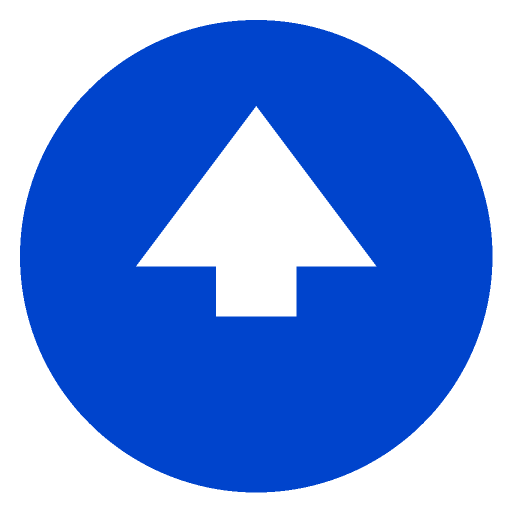
#> input picture data/signs/mandatory_forward.png, 1024 x 1024 px (shown at 1/2 size)
$ python -i vision.py   (imports and definitions only)
#> lines starting #> are read from the running program, lines starting #| are printed output that depends on the picture; after the words box and inside, x2 and y2 are one past the last pixel; in counts of white or black regions, pixels touching at a corner belong together
#> further down, picture is the input picture: shape (1024, 1024, 3); mean B, G, R 225.4, 146.6, 107.2
"""OpenCV-based detector for traffic lights and traffic signs.

The detector is *colour-and-shape* based, which is robust enough for the
simulated CoppeliaSim arena and keeps inference fast (~5-10 ms / frame on
a typical laptop CPU). The class exposes one entry point:

    ``TrafficVision.detect(bgr_image) -> list[Detection]``

Each detection carries the bounding box, a label and a confidence value
derived from area + circularity / vertex-count heuristics.

Supported labels:
    ``stop``                    - red octagon
    ``yield``                   - red/white triangle pointing down
    ``no_entry``                - red circle with white horizontal bar
    ``speed_limit_30/50/80``    - red-rimmed circle with digits
    ``mandatory_*``             - solid blue circle (forward/left/right arrow)
    ``traffic_light_red``       - red illuminated lamp
    ``traffic_light_yellow``    - amber lamp
    ``traffic_light_green``     - green lamp
"""
from __future__ import annotations

from dataclasses import dataclass
from enum import Enum
from typing import List, Sequence, Tuple

import cv2
import numpy as np


class LightState(str, Enum):
    """Traffic-light state enum."""

    RED = "red"
    YELLOW = "yellow"
    GREEN = "green"
    UNKNOWN = "unknown"


@dataclass
class Detection:
    """A single object detection result."""

    label: str
    confidence: float
    bbox: Tuple[int, int, int, int]  # x, y, w, h
    extra: dict = None

    def center(self) -> Tuple[int, int]:
        x, y, w, h = self.bbox
        return x + w // 2, y + h // 2

    def area(self) -> int:
        return self.bbox[2] * self.bbox[3]


# ---------------------------------------------------------------------------
# HSV ranges. CoppeliaSim materials are usually saturated, so we use generous
# but still selective bands. RED wraps around hue=0, so it needs two ranges.
# ---------------------------------------------------------------------------
HSV_RED_1 = (np.array([0, 110, 110]),   np.array([10, 255, 255]))
HSV_RED_2 = (np.array([165, 110, 110]), np.array([180, 255, 255]))
HSV_YELLOW = (np.array([18, 130, 150]), np.array([34, 255, 255]))
HSV_GREEN = (np.array([40, 90, 110]),    np.array([85, 255, 255]))
HSV_BLUE = (np.array([95, 110, 70]),    np.array([130, 255, 255]))


def _mask(hsv: np.ndarray, lo: np.ndarray, hi: np.ndarray) -> np.ndarray:
    m = cv2.inRange(hsv, lo, hi)
    m = cv2.morphologyEx(m, cv2.MORPH_OPEN, np.ones((3, 3), np.uint8))
    m = cv2.morphologyEx(m, cv2.MORPH_CLOSE, np.ones((5, 5), np.uint8))
    return m


def _red_mask(hsv: np.ndarray) -> np.ndarray:
    return cv2.bitwise_or(
        _mask(hsv, *HSV_RED_1),
        _mask(hsv, *HSV_RED_2),
    )


# [6 lines left out: function _circularity, not called in this run]


class TrafficVision:
    """Detect traffic lights and signs from an OpenCV BGR frame.

    Args:
        min_area: Minimum contour area (px). Tune for the camera resolution.
        max_area_ratio: Reject contours covering more than this fraction of
            the frame (avoids walls / very close objects polluting results).
        debug: If True, ``detect`` will also annotate ``debug_frame``.
    """

    def __init__(
        self,
        min_area: int = 400,
        max_area_ratio: float = 0.45,
        debug: bool = True,
    ):
        self.min_area = min_area
        self.max_area_ratio = max_area_ratio
        self.debug = debug
        self.debug_frame: np.ndarray | None = None

    # ------------------------------------------------------------------
    # Public API
    # ------------------------------------------------------------------
    def detect(self, bgr: np.ndarray) -> List[Detection]:
        """Run the full detection pipeline on a BGR frame."""
        if bgr is None or bgr.size == 0:
            return []

        if self.debug:
            self.debug_frame = bgr.copy()

        hsv = cv2.cvtColor(bgr, cv2.COLOR_BGR2HSV)
#> hsv: shape (1024, 1024, 3); mean H, S, V 63.8, 147.8, 225.4
        H, W = bgr.shape[:2]
#> H = 1024; W = 1024
        max_area = self.max_area_ratio * H * W
#> max_area = 471859.2

        results: List[Detection] = []
        results += self._detect_red_signs(bgr, hsv, max_area)
        results += self._detect_blue_signs(bgr, hsv, max_area)
        results += self._detect_traffic_lights(bgr, hsv, max_area)

        results = self._non_max_suppress(results, iou_thresh=0.4)

        if self.debug and self.debug_frame is not None:
            for det in results:
                color = _label_color(det.label)
                x, y, w, h = det.bbox
                cv2.rectangle(self.debug_frame, (x, y), (x + w, y + h), color, 2)
                tag = f"{det.label} {det.confidence:.2f}"
                cv2.putText(
                    self.debug_frame,
                    tag,
                    (x, max(15, y - 5)),
                    cv2.FONT_HERSHEY_SIMPLEX,
                    0.5,
                    color,
                    1,
                    cv2.LINE_AA,
                )

        return results

    # ------------------------------------------------------------------
    # Red signs: stop (octagon), yield (down-triangle), no_entry / speed limits (circle)
    # ------------------------------------------------------------------
    def _detect_red_signs(self, bgr, hsv, max_area) -> List[Detection]:
#> called with max_area = 471859.2
        mask = _red_mask(hsv)
#> in _mask, `m = cv2.inRange(hsv, lo, hi)`: m: shape (1024, 1024); every value is 0
        contours, _ = cv2.findContours(mask, cv2.RETR_EXTERNAL, cv2.CHAIN_APPROX_SIMPLE)
#> contours = []
        out: List[Detection] = []
        for cnt in contours:
            area = cv2.contourArea(cnt)
            if area < self.min_area or area > max_area:
                continue
            peri = cv2.arcLength(cnt, True)
            approx = cv2.approxPolyDP(cnt, 0.04 * peri, True)
            verts = len(approx)
            circ = _circularity(cnt)
            x, y, w, h = cv2.boundingRect(cnt)
            aspect = w / h if h > 0 else 0

            # Area ratio vs the minimum enclosing circle - 1.0 is a perfect
            # circle, ~0.90 is a regular octagon, ~0.43 is a triangle.
            (_, _), enc_r = cv2.minEnclosingCircle(cnt)
            enc_area = np.pi * enc_r * enc_r
            ratio = area / enc_area if enc_area > 0 else 0.0

            label = None
            conf = 0.5

            is_triangle = verts == 3 and 0.40 <= ratio <= 0.65
            is_circle = ratio > 0.92
            is_octagon = 0.78 <= ratio <= 0.93 and verts >= 5

            if is_triangle and 0.6 < aspect < 1.6:
                label = "yield"
                conf = min(0.95, 0.6 + max(0.0, 1.0 - abs(aspect - 1.0)))
            elif is_octagon and 0.78 < aspect < 1.25:
                label = "stop"
                conf = min(0.95, 0.6 + circ * 0.35)
            elif is_circle and 0.82 < aspect < 1.2:
                roi = bgr[y:y + h, x:x + w]
                if self._has_horizontal_white_bar(roi):
                    label = "no_entry"
                    conf = 0.88
                else:
                    digit = self._read_speed_digits(roi)
                    label = f"speed_limit_{digit}" if digit else "speed_limit"
                    conf = 0.78

            if label is not None:
                out.append(Detection(
                    label=label,
                    confidence=float(conf),
                    bbox=(int(x), int(y), int(w), int(h)),
                    extra={"vertices": int(verts),
                           "circularity": float(circ),
                           "enclosing_ratio": float(ratio)},
                ))
#> this loop made 0 passes
#> after the loop, out = []
        return out

    # ------------------------------------------------------------------
    # Blue mandatory signs (circle with arrow)
    # ------------------------------------------------------------------
    def _detect_blue_signs(self, bgr, hsv, max_area) -> List[Detection]:
#> called with max_area = 471859.2
        mask = _mask(hsv, *HSV_BLUE)
#> in _mask (call 3), `m = cv2.inRange(hsv, lo, hi)`:
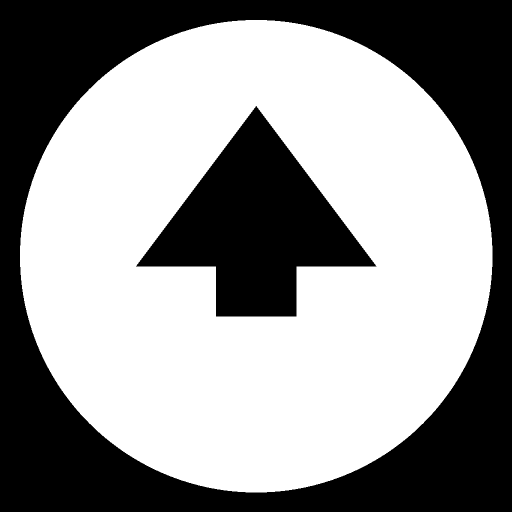
#> m: shape (1024, 1024) (shown at 1/2 size); 58% white; 2 black regions, box (x1, y1, x2, y2) and area: (0, 0, 1024, 1024) 347335, (272, 212, 753, 633) 93381
#> in _mask (call 3), `m = cv2.morphologyEx(m, cv2.MORPH_CLOSE, np.ones((5, 5), np.uint8))`: m: shape (1024, 1024); 58% white; 2 black regions
        contours, _ = cv2.findContours(mask, cv2.RETR_EXTERNAL, cv2.CHAIN_APPROX_SIMPLE)
#> contours = 1 contour; box (x1, y1, x2, y2) and area: (40, 40, 985, 985) 699904
        out: List[Detection] = []
        for cnt in contours:
            area = cv2.contourArea(cnt)
            if area < self.min_area or area > max_area:
                continue
            circ = _circularity(cnt)
            if circ < 0.7:
                continue
            x, y, w, h = cv2.boundingRect(cnt)
            aspect = w / h if h > 0 else 0
            if not 0.8 < aspect < 1.25:
                continue
            roi = bgr[y:y + h, x:x + w]
            direction = self._mandatory_direction(roi)
            label = f"mandatory_{direction}" if direction else "mandatory"
            out.append(Detection(
                label=label,
                confidence=float(min(0.9, circ)),
                bbox=(int(x), int(y), int(w), int(h)),
                extra={"circularity": float(circ)},
            ))
#> this loop made 1 pass
#> area on pass 1: 699904
#> after the loop, out = []
        return out

    # ------------------------------------------------------------------
    # Traffic lights: find a dark housing, then determine which lamp is bright.
    # ------------------------------------------------------------------
    def _detect_traffic_lights(self, bgr, hsv, max_area) -> List[Detection]:
#> called with max_area = 471859.2
        red_mask = _red_mask(hsv)
        yellow_mask = _mask(hsv, *HSV_YELLOW)
        green_mask = _mask(hsv, *HSV_GREEN)

        out: List[Detection] = []
        for color_name, mask in (
            ("red", red_mask), ("yellow", yellow_mask), ("green", green_mask),
        ):
            contours, _ = cv2.findContours(mask, cv2.RETR_EXTERNAL, cv2.CHAIN_APPROX_SIMPLE)
            for cnt in contours:
                area = cv2.contourArea(cnt)
                if area < self.min_area * 0.4 or area > max_area:
                    continue
                circ = _circularity(cnt)
                if circ < 0.65:
                    continue
                x, y, w, h = cv2.boundingRect(cnt)
                aspect = w / h if h > 0 else 0
                if not 0.7 < aspect < 1.4:
                    continue
                # A traffic light lamp is typically surrounded by dark housing.
                if not self._has_dark_surround(bgr, x, y, w, h):
                    continue
                out.append(Detection(
                    label=f"traffic_light_{color_name}",
                    confidence=float(min(0.95, circ + 0.05)),
                    bbox=(int(x), int(y), int(w), int(h)),
                    extra={"state": color_name, "circularity": float(circ)},
                ))
#> this loop made 3 passes
#> after the loop, out = []
        return out

    # ------------------------------------------------------------------
    # Helpers
    # ------------------------------------------------------------------
    # [122 lines left out: functions _has_dark_surround, _has_horizontal_white_bar, _read_speed_digits, _mandatory_direction, not called in this run]

    def _non_max_suppress(
        self, dets: List[Detection], iou_thresh: float = 0.4
    ) -> List[Detection]:
        if not dets:
            return []
        dets = sorted(dets, key=lambda d: d.confidence, reverse=True)
        kept: List[Detection] = []
        for det in dets:
            keep = True
            for k in kept:
                if _iou(det.bbox, k.bbox) > iou_thresh:
                    keep = False
                    break
            if keep:
                kept.append(det)
        return kept


# [25 lines left out: functions _iou, _label_color, not called in this run]

>>> import cv2
>>> picture = cv2.imread('../../../data/signs/mandatory_forward.png')
>>> result = TrafficVision().detect(picture)
#> result = []
